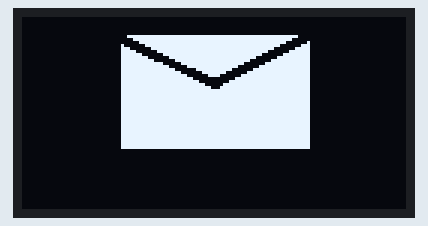
A sketch run on a simulated Arduino Uno, built with avr-gcc and run on an emulated ATmega328P. On the bench: 128×64 one-colour display.

Above: at 2.1 s.

Measured:
- what the display in image 0 shows lasts 2.0 s, from 2.1 s to 4.1 s

The sketch:

test_oled_screen.ino
```cpp
#include <SPI.h>
#include <Wire.h>
#include <Adafruit_GFX.h>
#include <Adafruit_SSD1306.h>

#define SCREEN_WIDTH 128 // OLED display width, in pixels
#define SCREEN_HEIGHT 64 // OLED display height, in pixels

// Declaration for an SSD1306 display connected to I2C (SDA, SCL pins)
#define OLED_RESET     4 // Reset pin # (or -1 if sharing Arduino reset pin)
Adafruit_SSD1306 display(SCREEN_WIDTH, SCREEN_HEIGHT, &Wire, OLED_RESET);

const unsigned char myBitmap [] PROGMEM = {
  // 'mail, 128x64px
  0x00, 0x00, 0x00, 0x00, 0x00, 0x00, 0x00, 0x00, 0x00, 0x00, 0x00, 0x00, 0x00, 0x00, 0x00, 0x00,
  0x00, 0x00, 0x00, 0x00, 0x00, 0x00, 0x00, 0x00, 0x00, 0x00, 0x00, 0x00, 0x00, 0x00, 0x00, 0x00,
  0x00, 0x00, 0x00, 0x00, 0x00, 0x00, 0x00, 0x00, 0x00, 0x00, 0x00, 0x00, 0x00, 0x00, 0x00, 0x00,
  0x00, 0x00, 0x00, 0x00, 0x00, 0x00, 0x00, 0x00, 0x00, 0x00, 0x00, 0x00, 0x00, 0x00, 0x00, 0x00,
  0x00, 0x00, 0x00, 0x00, 0x00, 0x00, 0x00, 0x00, 0x00, 0x00, 0x00, 0x00, 0x00, 0x00, 0x00, 0x00,
  0x00, 0x00, 0x00, 0x00, 0x00, 0x00, 0x00, 0x00, 0x00, 0x00, 0x00, 0x00, 0x00, 0x00, 0x00, 0x00,
  0x00, 0x00, 0x00, 0x00, 0x1f, 0xff, 0xff, 0xff, 0xff, 0xff, 0xff, 0xf0, 0x00, 0x00, 0x00, 0x00,
  0x00, 0x00, 0x00, 0x00, 0x07, 0xff, 0xff, 0xff, 0xff, 0xff, 0xff, 0xc0, 0x00, 0x00, 0x00, 0x00,
  0x00, 0x00, 0x00, 0x00, 0x01, 0xff, 0xff, 0xff, 0xff, 0xff, 0xff, 0x01, 0x00, 0x00, 0x00, 0x00,
  0x00, 0x00, 0x00, 0x00, 0x40, 0x7f, 0xff, 0xff, 0xff, 0xff, 0xfc, 0x07, 0x00, 0x00, 0x00, 0x00,
  0x00, 0x00, 0x00, 0x00, 0x70, 0x1f, 0xff, 0xff, 0xff, 0xff, 0xf0, 0x1f, 0x00, 0x00, 0x00, 0x00,
  0x00, 0x00, 0x00, 0x00, 0x7c, 0x07, 0xff, 0xff, 0xff, 0xff, 0xc0, 0x7f, 0x00, 0x00, 0x00, 0x00,
  0x00, 0x00, 0x00, 0x00, 0x7f, 0x01, 0xff, 0xff, 0xff, 0xff, 0x01, 0xff, 0x00, 0x00, 0x00, 0x00,
  0x00, 0x00, 0x00, 0x00, 0x7f, 0xc0, 0x7f, 0xff, 0xff, 0xfc, 0x07, 0xff, 0x00, 0x00, 0x00, 0x00,
  0x00, 0x00, 0x00, 0x00, 0x7f, 0xf0, 0x1f, 0xff, 0xff, 0xf0, 0x1f, 0xff, 0x00, 0x00, 0x00, 0x00,
  0x00, 0x00, 0x00, 0x00, 0x7f, 0xfe, 0x07, 0xff, 0xff, 0xc0, 0x7f, 0xff, 0x00, 0x00, 0x00, 0x00,
  0x00, 0x00, 0x00, 0x00, 0x7f, 0xff, 0x81, 0xff, 0xff, 0x01, 0xff, 0xff, 0x00, 0x00, 0x00, 0x00,
  0x00, 0x00, 0x00, 0x00, 0x7f, 0xff, 0xe0, 0x3f, 0xfc, 0x07, 0xff, 0xff, 0x00, 0x00, 0x00, 0x00,
  0x00, 0x00, 0x00, 0x00, 0x7f, 0xff, 0xf8, 0x0f, 0xf0, 0x1f, 0xff, 0xff, 0x00, 0x00, 0x00, 0x00,
  0x00, 0x00, 0x00, 0x00, 0x7f, 0xff, 0xfe, 0x03, 0xc0, 0x7f, 0xff, 0xff, 0x00, 0x00, 0x00, 0x00,
  0x00, 0x00, 0x00, 0x00, 0x7f, 0xff, 0xff, 0x80, 0x01, 0xff, 0xff, 0xff, 0x00, 0x00, 0x00, 0x00,
  0x00, 0x00, 0x00, 0x00, 0x7f, 0xff, 0xff, 0xe0, 0x07, 0xff, 0xff, 0xff, 0x00, 0x00, 0x00, 0x00,
  0x00, 0x00, 0x00, 0x00, 0x7f, 0xff, 0xff, 0xf8, 0x1f, 0xff, 0xff, 0xff, 0x00, 0x00, 0x00, 0x00,
  0x00, 0x00, 0x00, 0x00, 0x7f, 0xff, 0xff, 0xfe, 0x3f, 0xff, 0xff, 0xff, 0x00, 0x00, 0x00, 0x00,
  0x00, 0x00, 0x00, 0x00, 0x7f, 0xff, 0xff, 0xff, 0xff, 0xff, 0xff, 0xff, 0x00, 0x00, 0x00, 0x00,
  0x00, 0x00, 0x00, 0x00, 0x7f, 0xff, 0xff, 0xff, 0xff, 0xff, 0xff, 0xff, 0x00, 0x00, 0x00, 0x00,
  0x00, 0x00, 0x00, 0x00, 0x7f, 0xff, 0xff, 0xff, 0xff, 0xff, 0xff, 0xff, 0x00, 0x00, 0x00, 0x00,
  0x00, 0x00, 0x00, 0x00, 0x7f, 0xff, 0xff, 0xff, 0xff, 0xff, 0xff, 0xff, 0x00, 0x00, 0x00, 0x00,
  0x00, 0x00, 0x00, 0x00, 0x7f, 0xff, 0xff, 0xff, 0xff, 0xff, 0xff, 0xff, 0x00, 0x00, 0x00, 0x00,
  0x00, 0x00, 0x00, 0x00, 0x7f, 0xff, 0xff, 0xff, 0xff, 0xff, 0xff, 0xff, 0x00, 0x00, 0x00, 0x00,
  0x00, 0x00, 0x00, 0x00, 0x7f, 0xff, 0xff, 0xff, 0xff, 0xff, 0xff, 0xff, 0x00, 0x00, 0x00, 0x00,
  0x00, 0x00, 0x00, 0x00, 0x7f, 0xff, 0xff, 0xff, 0xff, 0xff, 0xff, 0xff, 0x00, 0x00, 0x00, 0x00,
  0x00, 0x00, 0x00, 0x00, 0x7f, 0xff, 0xff, 0xff, 0xff, 0xff, 0xff, 0xff, 0x00, 0x00, 0x00, 0x00,
  0x00, 0x00, 0x00, 0x00, 0x7f, 0xff, 0xff, 0xff, 0xff, 0xff, 0xff, 0xff, 0x00, 0x00, 0x00, 0x00,
  0x00, 0x00, 0x00, 0x00, 0x7f, 0xff, 0xff, 0xff, 0xff, 0xff, 0xff, 0xff, 0x00, 0x00, 0x00, 0x00,
  0x00, 0x00, 0x00, 0x00, 0x7f, 0xff, 0xff, 0xff, 0xff, 0xff, 0xff, 0xff, 0x00, 0x00, 0x00, 0x00,
  0x00, 0x00, 0x00, 0x00, 0x7f, 0xff, 0xff, 0xff, 0xff, 0xff, 0xff, 0xff, 0x00, 0x00, 0x00, 0x00,
  0x00, 0x00, 0x00, 0x00, 0x7f, 0xff, 0xff, 0xff, 0xff, 0xff, 0xff, 0xff, 0x00, 0x00, 0x00, 0x00,
  0x00, 0x00, 0x00, 0x00, 0x7f, 0xff, 0xff, 0xff, 0xff, 0xff, 0xff, 0xff, 0x00, 0x00, 0x00, 0x00,
  0x00, 0x00, 0x00, 0x00, 0x7f, 0xff, 0xff, 0xff, 0xff, 0xff, 0xff, 0xff, 0x00, 0x00, 0x00, 0x00,
  0x00, 0x00, 0x00, 0x00, 0x7f, 0xff, 0xff, 0xff, 0xff, 0xff, 0xff, 0xff, 0x00, 0x00, 0x00, 0x00,
  0x00, 0x00, 0x00, 0x00, 0x7f, 0xff, 0xff, 0xff, 0xff, 0xff, 0xff, 0xff, 0x00, 0x00, 0x00, 0x00,
  0x00, 0x00, 0x00, 0x00, 0x7f, 0xff, 0xff, 0xff, 0xff, 0xff, 0xff, 0xff, 0x00, 0x00, 0x00, 0x00,
  0x00, 0x00, 0x00, 0x00, 0x7f, 0xff, 0xff, 0xff, 0xff, 0xff, 0xff, 0xff, 0x00, 0x00, 0x00, 0x00,
  0x00, 0x00, 0x00, 0x00, 0x00, 0x00, 0x00, 0x00, 0x00, 0x00, 0x00, 0x00, 0x00, 0x00, 0x00, 0x00,
  0x00, 0x00, 0x00, 0x00, 0x00, 0x00, 0x00, 0x00, 0x00, 0x00, 0x00, 0x00, 0x00, 0x00, 0x00, 0x00,
  0x00, 0x00, 0x00, 0x00, 0x00, 0x00, 0x00, 0x00, 0x00, 0x00, 0x00, 0x00, 0x00, 0x00, 0x00, 0x00,
  0x00, 0x00, 0x00, 0x00, 0x00, 0x00, 0x00, 0x00, 0x00, 0x00, 0x00, 0x00, 0x00, 0x00, 0x00, 0x00,
  0x00, 0x00, 0x00, 0x00, 0x00, 0x00, 0x00, 0x00, 0x00, 0x00, 0x00, 0x00, 0x00, 0x00, 0x00, 0x00,
  0x00, 0x00, 0x00, 0x00, 0x00, 0x00, 0x00, 0x00, 0x00, 0x00, 0x00, 0x00, 0x00, 0x00, 0x00, 0x00,
  0x00, 0x00, 0x00, 0x00, 0x00, 0x00, 0x00, 0x00, 0x00, 0x00, 0x00, 0x00, 0x00, 0x00, 0x00, 0x00,
  0x00, 0x00, 0x00, 0x00, 0x00, 0x00, 0x00, 0x00, 0x00, 0x00, 0x00, 0x00, 0x00, 0x00, 0x00, 0x00,
  0x00, 0x00, 0x00, 0x00, 0x00, 0x00, 0x00, 0x00, 0x00, 0x00, 0x00, 0x00, 0x00, 0x00, 0x00, 0x00,
  0x00, 0x00, 0x00, 0x00, 0x00, 0x00, 0x00, 0x00, 0x00, 0x00, 0x00, 0x00, 0x00, 0x00, 0x00, 0x00,
  0x00, 0x00, 0x00, 0x00, 0x00, 0x00, 0x00, 0x00, 0x00, 0x00, 0x00, 0x00, 0x00, 0x00, 0x00, 0x00,
  0x00, 0x00, 0x00, 0x00, 0x00, 0x00, 0x00, 0x00, 0x00, 0x00, 0x00, 0x00, 0x00, 0x00, 0x00, 0x00,
  0x00, 0x00, 0x00, 0x00, 0x00, 0x00, 0x00, 0x00, 0x00, 0x00, 0x00, 0x00, 0x00, 0x00, 0x00, 0x00,
  0x00, 0x00, 0x00, 0x00, 0x00, 0x00, 0x00, 0x00, 0x00, 0x00, 0x00, 0x00, 0x00, 0x00, 0x00, 0x00,
  0x00, 0x00, 0x00, 0x00, 0x00, 0x00, 0x00, 0x00, 0x00, 0x00, 0x00, 0x00, 0x00, 0x00, 0x00, 0x00,
  0x00, 0x00, 0x00, 0x00, 0x00, 0x00, 0x00, 0x00, 0x00, 0x00, 0x00, 0x00, 0x00, 0x00, 0x00, 0x00,
  0x00, 0x00, 0x00, 0x00, 0x00, 0x00, 0x00, 0x00, 0x00, 0x00, 0x00, 0x00, 0x00, 0x00, 0x00, 0x00,
  0x00, 0x00, 0x00, 0x00, 0x00, 0x00, 0x00, 0x00, 0x00, 0x00, 0x00, 0x00, 0x00, 0x00, 0x00, 0x00,
  0x00, 0x00, 0x00, 0x00, 0x00, 0x00, 0x00, 0x00, 0x00, 0x00, 0x00, 0x00, 0x00, 0x00, 0x00, 0x00,
  0x00, 0x00, 0x00, 0x00, 0x00, 0x00, 0x00, 0x00, 0x00, 0x00, 0x00, 0x00, 0x00, 0x00, 0x00, 0x00
};


void setup(){
  // SSD1306_SWITCHCAPVCC = generate display voltage from 3.3V internally
  if(!display.begin(SSD1306_SWITCHCAPVCC, 0x3C)) { // Address 0x3C for 128x64
    Serial.println(F("SSD1306 allocation failed"));
    for(;;); // Don't proceed, loop forever
  }

  display.clearDisplay();
  display.display();
  delay(2000);
}

void loop() {
  display.drawBitmap(0, 0,  myBitmap, 127, 65, 1);
  display.display();
  delay(2000);
  display.clearDisplay();
  display.display();
  delay(500);
}
```
